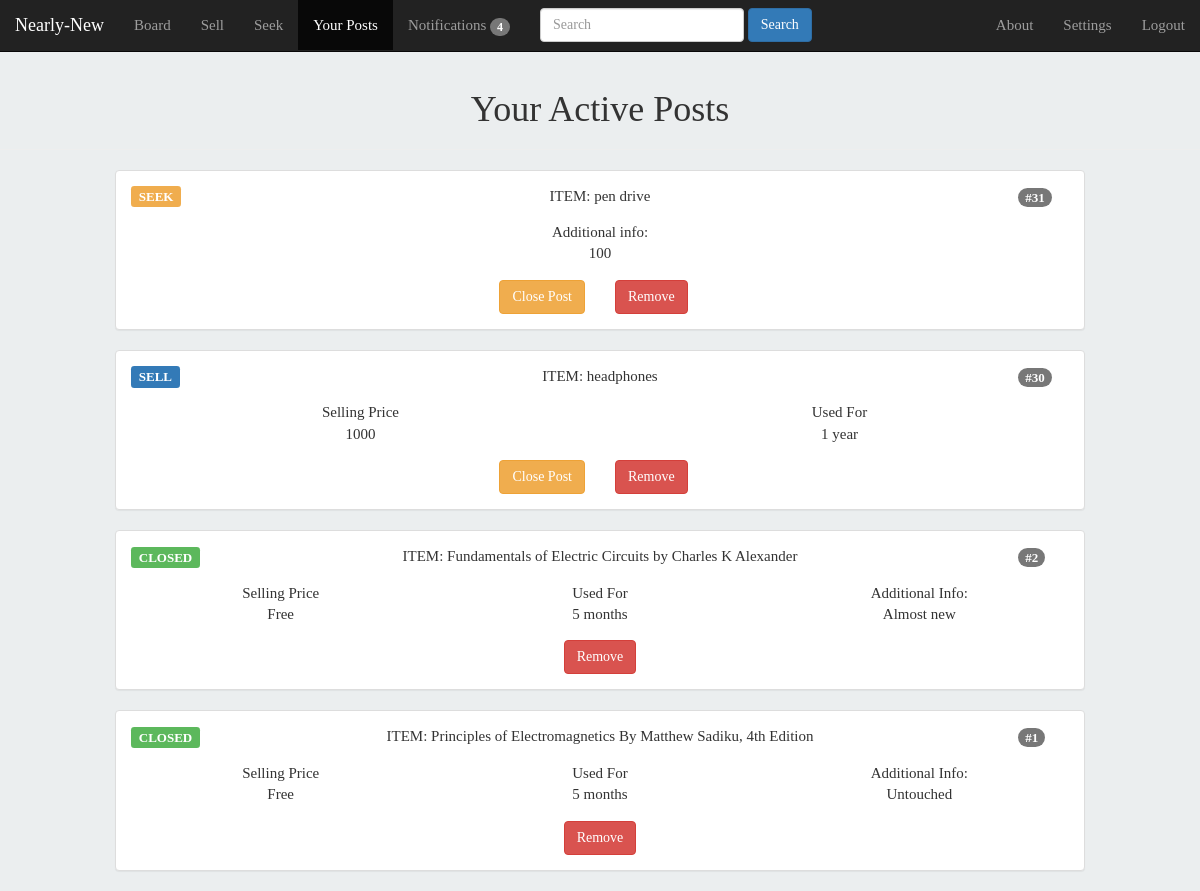
/your_posts/ (signed in), run on the app's committed database.
### tables this page shows
CREATE TABLE posts (tr_id INTEGER NOT NULL PRIMARY KEY AUTOINCREMENT, type TEXT,user_id TEXT,content TEXT,selling_p TEXT,used_for TEXT, add_info TEXT, closed TEXT);

### main.py (the view)
@app.route('/your_posts/')
@login_required
def your_posts():
    cur,conn=connection()
    cur.execute('SELECT * FROM posts WHERE user_id=? ORDER BY tr_id DESC',(session['user_id'],))
    data=cur.fetchall()
    cur.close()
    conn.close()
    notif_count=get_notifs()
    return render_template('your_posts.html',data=data,notif_count=notif_count)

### main.py (called while the page is built)
def login_required(f):
    @wraps(f)
    def wrap(*args, **kwargs):
        if 'logged_in' in session and session['verified']==True:
            return f(*args,**kwargs)
        else:
            return redirect (url_for('login_page'))
    return wrap

def connection():
    conn=sqlite3.connect('users.sqlite')
    cur=conn.cursor()
    return (cur,conn)

### templates/your_posts.html (shortened to what this page needs)
{%extends 'header.html'%}
{%block your_posts_active%}class="active"
{%endblock%}
{%block body%}
  <div class="page-header" align="center">
  <h1>Your Active Posts</h1>
</div>
{%for el in data%}
{%if el[1]=='S'%}
<div class="col-md-10 col-xs-10 col-md-offset-1 col-xs-offset-1">
  <div class="panel panel-default">
    <div class="panel-body">
  <div class="row">
    {%if el[7]=='y'%}
    <div class="col-md-1 col-xs-2">
      <span style="font-size:13px;" class="label label-success">CLOSED</span>
    </div>
    {%else%}
    <div class="col-md-1 col-xs-2">
      <span style="font-size:13px;" class="label label-primary">SELL</span>
    </div>
    {%endif%}
    <div class="col-md-10 col-xs-8" align="center">
      <p>ITEM: {{el[3]}}</p>
  </div>
  <div class="col-md-1 col-xs-2">
    <span style="font-size:13px;" class="badge">#{{el[0]}}</span>
</div>
</div>
{%if not el[6]=='NULL'%}
<div class="row" align="center" style="padding:5px;">
<div class="col-md-4 col-xs-12">
  <p>Selling Price<br>{%if el[4]=='0'%}Free{%else%}{{el[4]}}{%endif%}</p>
</div>
<div class="col-md-4 col-xs-12">
  <p>Used For<br>{{el[5]}}</p>
</div>
<div class="col-md-4 col-xs-12">
  <p>Additional Info:<br>{{el[6]}}</p>
</div>
</div>
{%else%}
<div class="row" align="center" style="padding:5px;">
<div class="col-md-6 col-xs-12">
  <p>Selling Price<br>{%if el[4]=='0'%}Free{%else%}{{el[4]}}{%endif%}</p>
</div>
<div class="col-md-6 col-xs-12">
  <p>Used For<br>{{el[5]}}</p>
</div>
</div>
{%endif%}
{%if el[7]=='n'%}
<div class="row" align="center">
  <div class="col-md-6 col-xs-6" align="right">
  <button type="button" class="btn btn-warning"><a style="color:white;text-decoration:none;" href="{{url_for('close_post',tr_id=el[0])}}">Close Post</a></button>
  </div>
<div class="col-md-6 col-xs-6" align="left">
<button type="button" class="btn btn-danger"><a style="color:white;text-decoration:none;" href="{{url_for('remove_post',tr_id=el[0])}}">Remove</a></button>
</div>
</div>
{%else%}
<div class="row" align="center">
  <div class="col-md-12 col-xs-12" align="center">
<button type="button" class="btn btn-danger"><a style="color:white;text-decoration:none;" href="{{url_for('remove_post',tr_id=el[0])}}">Remove</a></button>
  </div>
</div>
{%endif%}
</div>
</div>
</div>
{%else%}
<div class="col-md-10 col-xs-10 col-md-offset-1 col-xs-offset-1">
  <div class="panel panel-default">
    <div class="panel-body">
  <div class="row">
    {%if el[7]=='y'%}
    <div class="col-md-1 col-xs-2">
      <span style="font-size:13px;" class="label label-success">CLOSED</span>
    </div>
    {%else%}
    <div class="col-md-1 col-xs-2">
      <span style="font-size:13px;" class="label label-warning">SEEK</span>
    </div>
    {%endif%}
    <div class="col-md-10 col-xs-8" align="center">
      <p>ITEM: {{el[3]}}</p>
  </div>
  <div class="col-md-1 col-xs-2">
    <span style="font-size:13px;" class="badge">#{{el[0]}}</span>
</div>
</div>
{%if not el[6]=='NULL'%}
<div class="row" align="center" style="padding:5px;">
<div class="col-md-12 col-xs-12">
  <p>Additional info:<br>{{el[6]}}</p>
</div>
</div>
{%endif%}
{%if el[7]=='n'%}
<div class="row" align="center">
  <div class="col-md-6 col-xs-6" align="right">
  <button type="button" class="btn btn-warning"><a style="color:white;text-decoration:none;" href="{{url_for('close_post',tr_id=el[0])}}">Close Post</a></button>
  </div>
  <div class="col-md-6 col-xs-6" align="left">
  <button type="button" class="btn btn-danger"><a style="color:white;text-decoration:none;" href="{{url_for('remove_post',tr_id=el[0])}}">Remove</a></button>
  </div>
</div>
{%else%}
<div class="row" align="center">
  <div class="col-md-12 col-xs-12" align="center">
  <button type="button" class="btn btn-danger"><a style="color:white;text-decoration:none;" href="{{url_for('remove_post',tr_id=el[0])}}">Remove</a></button>
  </div>
</div>
{%endif%}
</div>
</div>
</div>
{%endif%}
{%endfor%}
{%endblock%}

### static/css/body.css (style rules this page uses)
body { background-color:#EBEEEF; font-family:tahoma; font-size: 15px; }

### data on the page
posts: closed "SEEK", content "pen drive", tr_id "31", add_info "100"
posts: closed "SELL", content "headphones", tr_id "30", selling_p "1000", used_for "1 year"
posts: closed "CLOSED", content "Fundamentals of Electric Circuits by Charles K Alexander", tr_id "2", selling_p "Free", used_for "5 months", add_info "Almost new"
posts: closed "CLOSED", content "Principles of Electromagnetics By Matthew Sadiku, 4th Edition", tr_id "1", selling_p "Free", used_for "5 months", add_info "Untouched"

### other printed values
{{ notif_count }} "4"
